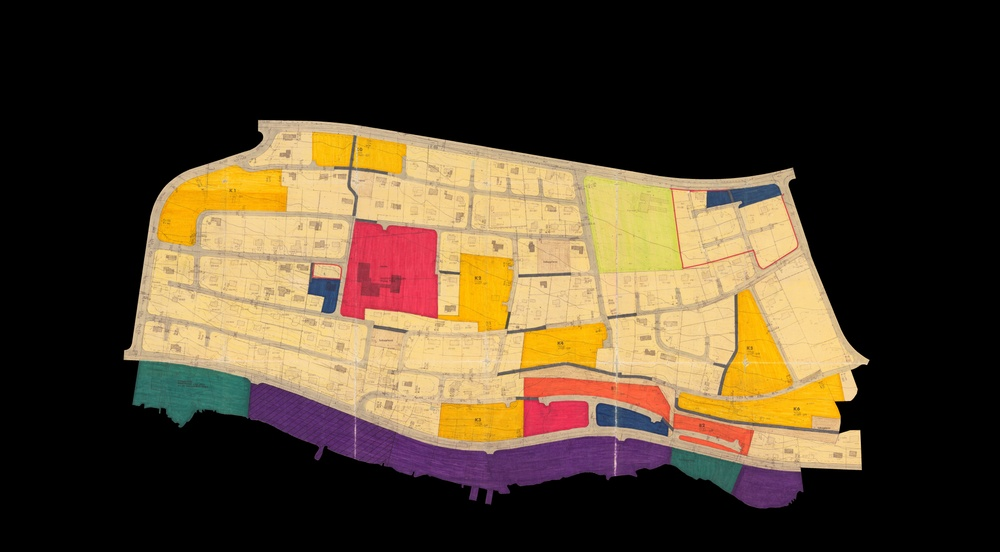
#> input picture datasets/aalesund/1504200/200.jpg, 1000 x 552 px, shrunk from 8454 x 4663 before the run, found by its file name
$ jupyter execute opencv_segmentation.ipynb
#> lines starting #> are read from the running program, lines starting #| are printed output that depends on the picture; after the words box and inside, x2 and y2 are one past the last pixel; in counts of white or black regions, pixels touching at a corner belong together
[cell 1]
# Cell 1: Import necessary libraries
import cv2
import numpy as np
import matplotlib.pyplot as plt

[cell 2]
# Cell 2: Load and preprocess the map image
# Load the map image (ensure your image is in the correct path)
image_path = 'datasets/aalesund/1504200/200.jpg'  # Change this to your map image path
image_bgr = cv2.imread(image_path)  # Load the image in BGR format (OpenCV default)
#> image_bgr is the input picture: shape (552, 1000, 3); mean B, G, R 43.7, 64.2, 80
image_rgb = cv2.cvtColor(image_bgr, cv2.COLOR_BGR2RGB)  # Convert to RGB for matplotlib display

# Display the original image
plt.figure(figsize=(8, 8))
plt.imshow(image_rgb)
plt.axis('off')
plt.title('Original Map')
plt.show()

[cell 3]
# Cell 3: Convert the image to the HSV color space
# HSV color space is more suitable for color segmentation
image_hsv = cv2.cvtColor(image_bgr, cv2.COLOR_BGR2HSV)

[cell 4]
# Yellow (RGB: 239, 207, 138)
# Approx. HSV: H ~20°, S ~108/255, V ~239/255
lower_yellow = np.array([10, 50, 200])
upper_yellow = np.array([30, 255, 255])

# Red (RGB: 236, 64, 88)
# Approx. HSV wraps around red end: Use two ranges for red:
lower_red1 = np.array([0, 100, 100])
upper_red1 = np.array([10, 255, 255])
lower_red2 = np.array([170, 100, 100])
upper_red2 = np.array([180, 255, 255])

# Purple (RGB: 84, 48, 91)
# Approx. HSV: H ~145°, S ~120/255, V ~91/255
lower_purple = np.array([135, 80, 40])
upper_purple = np.array([155, 255, 255])

# Orange (RGB: 252, 171, 3)
# Approx. HSV: H ~20°, S ~252/255, V ~252/255
lower_orange = np.array([15, 150, 150])
upper_orange = np.array([25, 255, 255])

# Dark Green (RGB: 52, 110, 100)
# Approx. HSV: H ~85°, S ~134/255, V ~110/255
lower_dark_green = np.array([75, 80, 50])
upper_dark_green = np.array([95, 255, 255])

# Dark Blue (RGB: 41, 70, 111)
# Approx. HSV: H ~108°, S ~160/255, V ~111/255
lower_dark_blue = np.array([100, 100, 50])
upper_dark_blue = np.array([120, 255, 255])

# Light Green (RGB: 217, 211, 93)
# Approx. HSV: H ~28.5°, S ~146/255, V ~217/255
lower_light_green = np.array([20, 80, 150])
upper_light_green = np.array([35, 255, 255])

# Gray (Walkways, RGB: 198, 177, 144)
# Low saturation, near brownish hue ~18° with low S, high V
lower_gray = np.array([15, 20, 100])
upper_gray = np.array([25, 120, 230])

# Blokkbebyggelse (Another Orange, RGB: 248, 100, 64)
# Approx. HSV: H ~6°, S ~189/255, V ~248/255
lower_orange_b = np.array([0, 100, 100])
upper_orange_b = np.array([15, 255, 255])

# Dark Gray (Walkways, RGB: 96, 95, 97)
# Very low saturation, close to pure gray
lower_dark_gray = np.array([0, 0, 50])
upper_dark_gray = np.array([180, 50, 120])

[cell 5]
# Cell 5: Segment the regions based on the defined color ranges
# Create masks for each color range based on the new color definitions
mask_yellow = cv2.inRange(image_hsv, lower_yellow, upper_yellow)
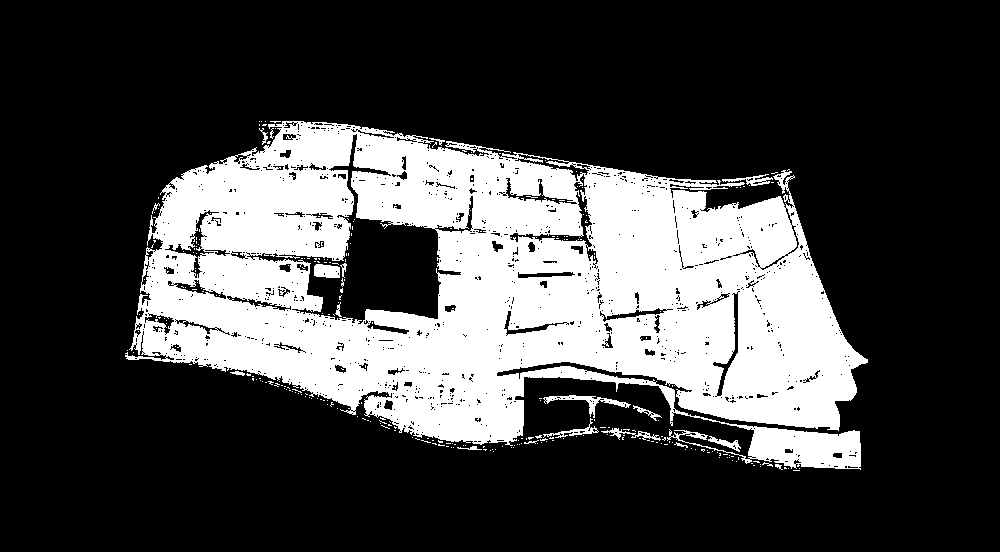
#> mask_yellow: shape (552, 1000); 27% white; 285 white regions (266 under 20 px), largest, box (x1, y1, x2, y2) and area: (125, 121, 868, 470) 146215, (543, 395, 631, 418) 452, (314, 264, 340, 278) 314
mask_orange = cv2.inRange(image_hsv, lower_orange, upper_orange)
mask_red1 = cv2.inRange(image_hsv, lower_red1, upper_red1)
mask_red2 = cv2.inRange(image_hsv, lower_red2, upper_red2)
mask_red = cv2.bitwise_or(mask_red1, mask_red2)  # Combine two red ranges
mask_dark_blue = cv2.inRange(image_hsv, lower_dark_blue, upper_dark_blue)
mask_purple = cv2.inRange(image_hsv, lower_purple, upper_purple)
mask_dark_green = cv2.inRange(image_hsv, lower_dark_green, upper_dark_green)
mask_light_green = cv2.inRange(image_hsv, lower_light_green, upper_light_green)
mask_gray = cv2.inRange(image_hsv, lower_gray, upper_gray)
mask_orange_b = cv2.inRange(image_hsv, lower_orange_b, upper_orange_b)
mask_dark_gray = cv2.inRange(image_hsv, lower_dark_gray, upper_dark_gray)

# Combine the masks (optional: if you want a single mask of all regions)
combined_mask = cv2.bitwise_or(mask_yellow, mask_orange)
combined_mask = cv2.bitwise_or(combined_mask, mask_red)
combined_mask = cv2.bitwise_or(combined_mask, mask_dark_blue)
combined_mask = cv2.bitwise_or(combined_mask, mask_purple)
combined_mask = cv2.bitwise_or(combined_mask, mask_dark_green)
combined_mask = cv2.bitwise_or(combined_mask, mask_light_green)
combined_mask = cv2.bitwise_or(combined_mask, mask_gray)
combined_mask = cv2.bitwise_or(combined_mask, mask_orange_b)
combined_mask = cv2.bitwise_or(combined_mask, mask_dark_gray)

[cell 6]
# Cell 6: Apply morphological operations to clean up the masks
# Use dilation and erosion to clean the masks (remove noise, fill gaps)
kernel = np.ones((5, 5), np.uint8)  # Define a kernel for morphological operations

# Clean the masks for each region
mask_yellow_cleaned = cv2.morphologyEx(mask_yellow, cv2.MORPH_CLOSE, kernel)
mask_orange_cleaned = cv2.morphologyEx(mask_orange, cv2.MORPH_CLOSE, kernel)
mask_red_cleaned = cv2.morphologyEx(mask_red, cv2.MORPH_CLOSE, kernel)
mask_dark_blue_cleaned = cv2.morphologyEx(mask_dark_blue, cv2.MORPH_CLOSE, kernel)
mask_purple_cleaned = cv2.morphologyEx(mask_purple, cv2.MORPH_CLOSE, kernel)
mask_dark_green_cleaned = cv2.morphologyEx(mask_dark_green, cv2.MORPH_CLOSE, kernel)
mask_light_green_cleaned = cv2.morphologyEx(mask_light_green, cv2.MORPH_CLOSE, kernel)
mask_gray_cleaned = cv2.morphologyEx(mask_gray, cv2.MORPH_CLOSE, kernel)
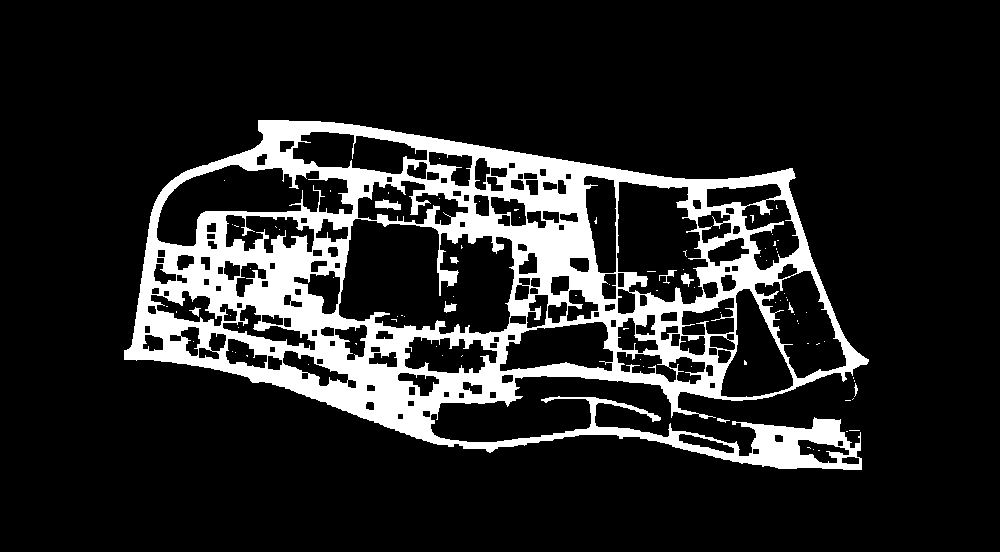
#> mask_gray_cleaned: shape (552, 1000); 14.7% white; 88 white regions (78 under 20 px), largest, box (x1, y1, x2, y2) and area: (124, 120, 869, 470) 80158, (375, 199, 401, 210) 180, (681, 273, 694, 287) 88
mask_orange_b_cleaned = cv2.morphologyEx(mask_orange_b, cv2.MORPH_CLOSE, kernel)
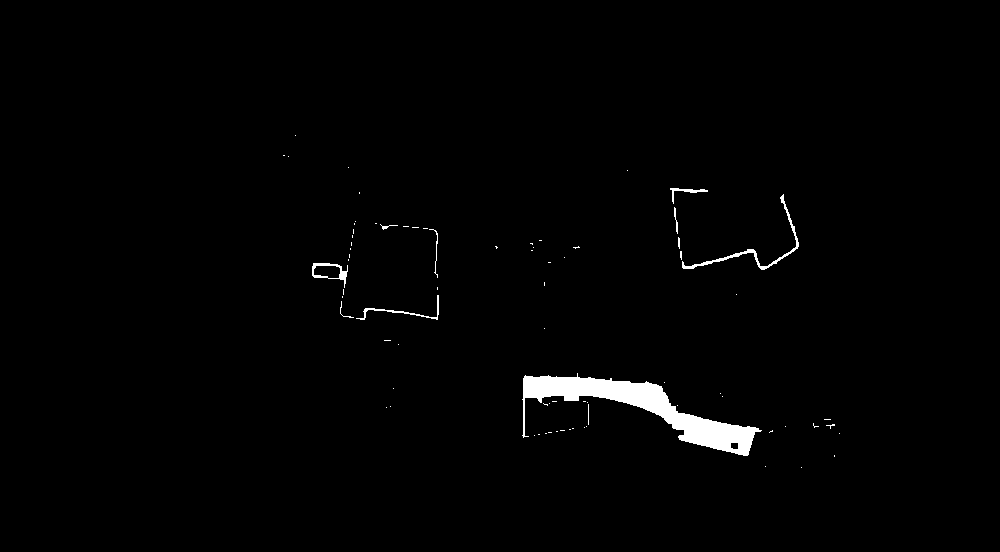
#> mask_orange_b_cleaned: shape (552, 1000); 1.3% white; 77 white regions (66 under 20 px), largest, box (x1, y1, x2, y2) and area: (522, 373, 762, 456) 5595, (682, 194, 799, 270) 534, (312, 263, 348, 288) 240
mask_dark_gray_cleaned = cv2.morphologyEx(mask_dark_gray, cv2.MORPH_CLOSE, kernel)

# Combine cleaned masks if necessary
combined_mask_cleaned = cv2.bitwise_or(mask_yellow_cleaned, mask_orange_cleaned)
combined_mask_cleaned = cv2.bitwise_or(combined_mask_cleaned, mask_red_cleaned)
combined_mask_cleaned = cv2.bitwise_or(combined_mask_cleaned, mask_dark_blue_cleaned)
combined_mask_cleaned = cv2.bitwise_or(combined_mask_cleaned, mask_purple_cleaned)
combined_mask_cleaned = cv2.bitwise_or(combined_mask_cleaned, mask_dark_green_cleaned)
combined_mask_cleaned = cv2.bitwise_or(combined_mask_cleaned, mask_light_green_cleaned)
combined_mask_cleaned = cv2.bitwise_or(combined_mask_cleaned, mask_gray_cleaned)
combined_mask_cleaned = cv2.bitwise_or(combined_mask_cleaned, mask_orange_b_cleaned)
combined_mask_cleaned = cv2.bitwise_or(combined_mask_cleaned, mask_dark_gray_cleaned)
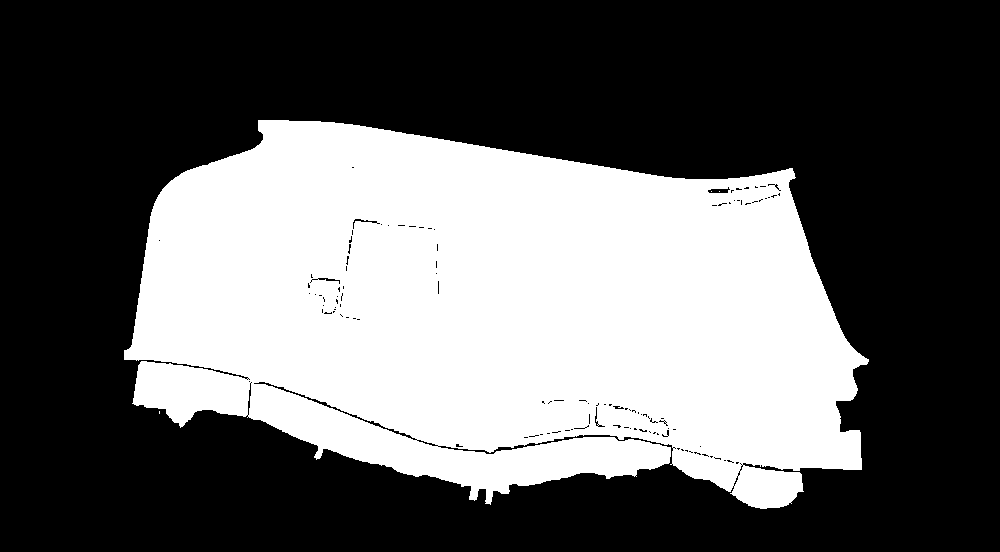
#> combined_mask_cleaned: shape (552, 1000); 38.2% white; 4 white regions (3 under 20 px)

[cell 7]
# Cell 7: Visualize the cleaned masks
plt.figure(figsize=(12, 12))

plt.subplot(4, 3, 1)
plt.imshow(mask_yellow_cleaned, cmap='gray')
plt.title('Yellow Mask')
plt.axis('off')

plt.subplot(4, 3, 2)
plt.imshow(mask_orange_cleaned, cmap='gray')
plt.title('Orange Mask')
plt.axis('off')

plt.subplot(4, 3, 3)
plt.imshow(mask_red_cleaned, cmap='gray')
plt.title('Red Mask')
plt.axis('off')

plt.subplot(4, 3, 4)
plt.imshow(mask_dark_blue_cleaned, cmap='gray')
plt.title('Dark Blue Mask')
plt.axis('off')

plt.subplot(4, 3, 5)
plt.imshow(mask_purple_cleaned, cmap='gray')
plt.title('Purple Mask')
plt.axis('off')

plt.subplot(4, 3, 6)
plt.imshow(mask_dark_green_cleaned, cmap='gray')
plt.title('Dark Green Mask')
plt.axis('off')

plt.subplot(4, 3, 7)
plt.imshow(mask_light_green_cleaned, cmap='gray')
plt.title('Light Green Mask')
plt.axis('off')

plt.subplot(4, 3, 8)
plt.imshow(mask_gray_cleaned, cmap='gray')
plt.title('Gray Mask')
plt.axis('off')

plt.subplot(4, 3, 9)
plt.imshow(mask_orange_b_cleaned, cmap='gray')
plt.title('Blokkbebyggelse (Orange) Mask')
plt.axis('off')

plt.subplot(4, 3, 10)
plt.imshow(mask_dark_gray_cleaned, cmap='gray')
plt.title('Dark Gray Mask')
plt.axis('off')

plt.subplot(4, 3, 11)
plt.imshow(combined_mask_cleaned, cmap='gray')
plt.title('Combined Mask')
plt.axis('off')

plt.show()

[cell 8]
# Cell 8: Extract the contours of the segmented regions
# Find contours from the cleaned masks (for each color region)
contours_yellow, _ = cv2.findContours(mask_yellow_cleaned, cv2.RETR_EXTERNAL, cv2.CHAIN_APPROX_SIMPLE)
#> contours_yellow = 4 contours, 3 with area under 20; largest, box (x1, y1, x2, y2) and area: (125, 121, 868, 471) 184036
contours_orange, _ = cv2.findContours(mask_orange_cleaned, cv2.RETR_EXTERNAL, cv2.CHAIN_APPROX_SIMPLE)
#> contours_orange = 12 contours, 6 with area under 20; largest, box (x1, y1, x2, y2) and area: (678, 289, 844, 428) 8722, (157, 165, 288, 246) 5519, (438, 253, 514, 332) 3680, (438, 400, 523, 442) 2975, (520, 322, 608, 369) 2933, (312, 132, 407, 174) 2809
contours_red, _ = cv2.findContours(mask_red_cleaned, cv2.RETR_EXTERNAL, cv2.CHAIN_APPROX_SIMPLE)
#> contours_red = 18 contours, 13 with area under 20; largest, box (x1, y1, x2, y2) and area: (328, 221, 438, 320) 7959, (523, 377, 754, 456) 6884, (782, 194, 798, 256) 48, (312, 263, 338, 278) 32, (756, 256, 784, 270) 29
contours_dark_blue, _ = cv2.findContours(mask_dark_blue_cleaned, cv2.RETR_EXTERNAL, cv2.CHAIN_APPROX_SIMPLE)
#> contours_dark_blue = 3 contours; box (x1, y1, x2, y2) and area: (597, 404, 668, 435) 1013, (708, 185, 780, 206) 737, (309, 279, 339, 313) 562
contours_purple, _ = cv2.findContours(mask_purple_cleaned, cv2.RETR_EXTERNAL, cv2.CHAIN_APPROX_SIMPLE)
#> contours_purple = 5 contours, 3 with area under 20; largest, box (x1, y1, x2, y2) and area: (248, 384, 671, 505) 15339, (732, 465, 804, 509) 2204
contours_dark_green, _ = cv2.findContours(mask_dark_green_cleaned, cv2.RETR_EXTERNAL, cv2.CHAIN_APPROX_SIMPLE)
#> contours_dark_green = 2 contours; box (x1, y1, x2, y2) and area: (132, 361, 250, 428) 4990, (672, 448, 742, 492) 1504
contours_light_green, _ = cv2.findContours(mask_light_green_cleaned, cv2.RETR_EXTERNAL, cv2.CHAIN_APPROX_SIMPLE)
#> contours_light_green = 68 contours, 63 with area under 20; largest, box (x1, y1, x2, y2) and area: (141, 131, 860, 442) 138021, (776, 430, 860, 464) 858, (363, 398, 384, 414) 100, (365, 385, 384, 393) 32, (343, 400, 358, 405) 24
contours_gray, _ = cv2.findContours(mask_gray_cleaned, cv2.RETR_EXTERNAL, cv2.CHAIN_APPROX_SIMPLE)
#> contours_gray = 9 contours, 8 with area under 20; largest, box (x1, y1, x2, y2) and area: (124, 120, 869, 470) 167684
contours_orange_b, _ = cv2.findContours(mask_orange_b_cleaned, cv2.RETR_EXTERNAL, cv2.CHAIN_APPROX_SIMPLE)
#> contours_orange_b = 77 contours, 72 with area under 20; largest, box (x1, y1, x2, y2) and area: (522, 373, 762, 456) 5304, (312, 263, 348, 288) 444, (682, 194, 799, 270) 350, (356, 295, 439, 320) 107, (670, 188, 708, 204) 77
contours_dark_gray, _ = cv2.findContours(mask_dark_gray_cleaned, cv2.RETR_EXTERNAL, cv2.CHAIN_APPROX_SIMPLE)
#> contours_dark_gray = 150 contours, 149 with area under 20; largest, box (x1, y1, x2, y2) and area: (728, 189, 749, 208) 36

# Draw contours on the original image for visualization
output_image = image_rgb.copy()

cv2.drawContours(output_image, contours_yellow, -1, (255, 255, 0), 2)  # Yellow contours
cv2.drawContours(output_image, contours_orange, -1, (255, 165, 0), 2)  # Orange contours
cv2.drawContours(output_image, contours_red, -1, (255, 0, 0), 2)  # Red contours
cv2.drawContours(output_image, contours_dark_blue, -1, (0, 0, 255), 2)  # Dark Blue contours
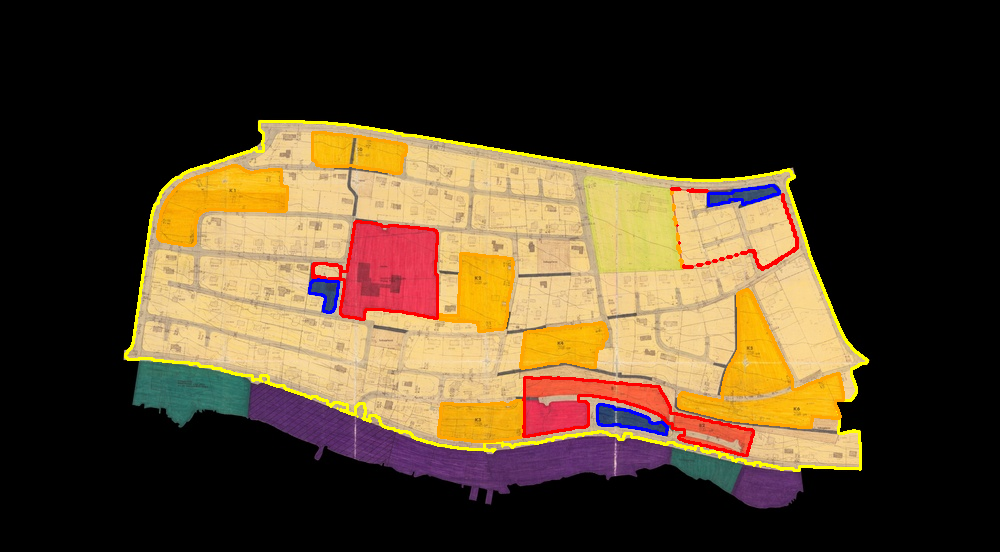
#> output_image: shape (552, 1000, 3); mean R, G, B 81.6, 64.2, 40.9
cv2.drawContours(output_image, contours_purple, -1, (128, 0, 128), 2)  # Purple contours
cv2.drawContours(output_image, contours_dark_green, -1, (0, 128, 0), 2)  # Dark Green contours
cv2.drawContours(output_image, contours_light_green, -1, (173, 255, 47), 2)  # Light Green contours
cv2.drawContours(output_image, contours_gray, -1, (128, 128, 128), 2)  # Gray contours
cv2.drawContours(output_image, contours_orange_b, -1, (255, 100, 64), 2)  # Blokkbebyggelse Orange contours
cv2.drawContours(output_image, contours_dark_gray, -1, (96, 95, 97), 2)  # Dark Gray contours
